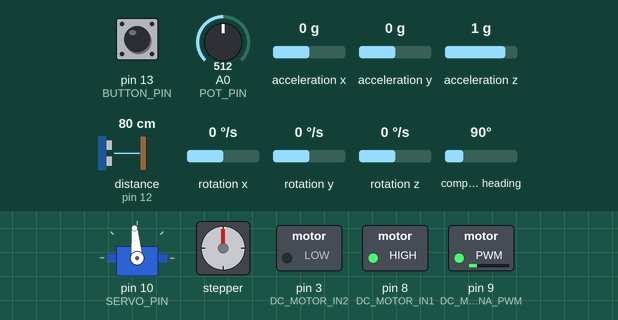
The sketch below on a simulated Arduino Uno, built with avr-gcc and run on an emulated ATmega328P. Shown: servo, stepper motor, switched loads named in the sketch (green lamp = pin HIGH). Wiring (inferred from the names in the program): ultrasonic range finder: trigger pin 11; echo pin 12. Inputs (shaded band) come from the test bench; at power-on: acceleration x 0 g, A0 (POT_PIN) = 512, acceleration y 0 g, distance to the obstacle (sensor on pin 12) 80 cm, pin 13 (BUTTON_PIN) HIGH, acceleration z 1 g, rotation x 0 °/s, rotation y 0 °/s, rotation z 0 °/s, compass heading 90°. The echo pulse lasts 58.3 µs per cm; stepper angles assume 2048 steps per turn; pins used as bus, display or sensor lines are not drawn; what the sketch prints to the serial monitor is not drawn.

Above: at 1.2 s.
1.3 s: acceleration x set to -1.4 g
At 1.76 s:
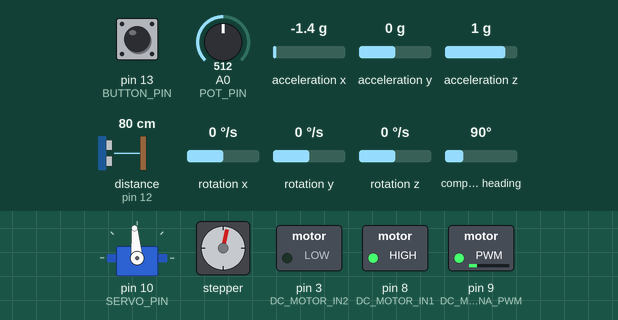
4.3 s: A0 (POT_PIN) set to 992
At 5.2 s:
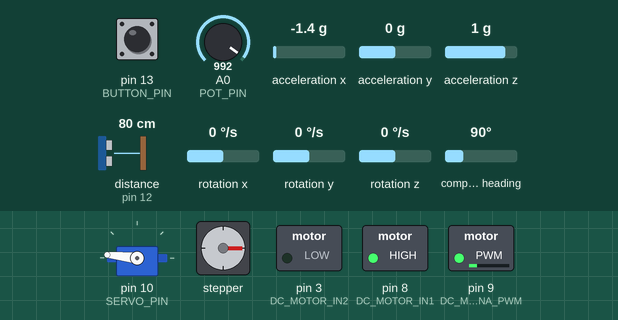
5.8 s: acceleration y set to -1.4 g
At 6.7 s:
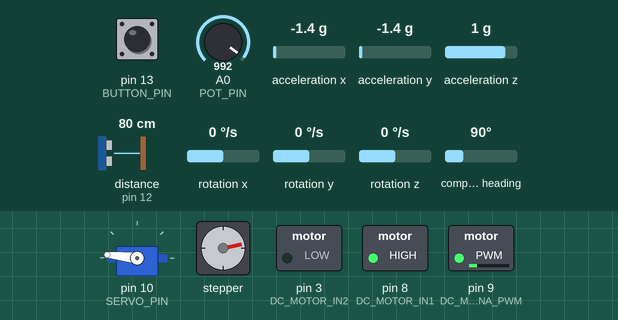
8.8 s: distance to the obstacle (sensor on pin 12) set to 2 cm
At 9.6 s:
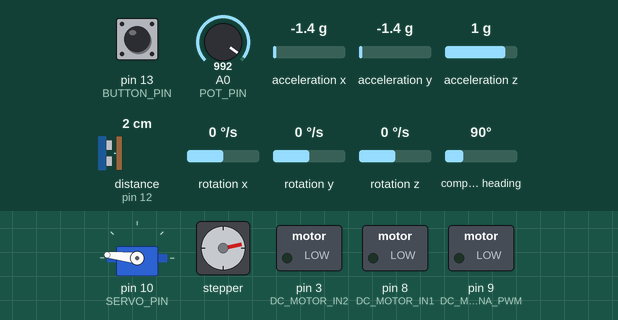
10.3 s: acceleration x set to -0.8 g
At 12.9 s:
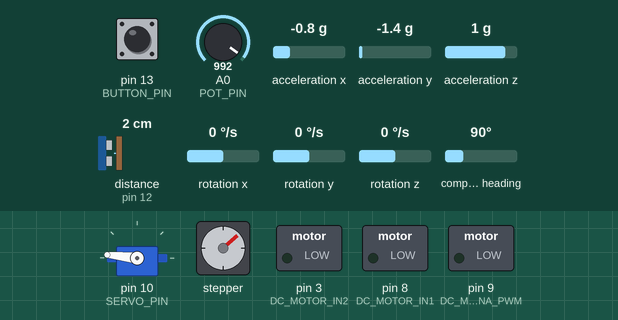
Timing chart, 0 to 14.3 s (numbered marks = the images above; inputs shaded):
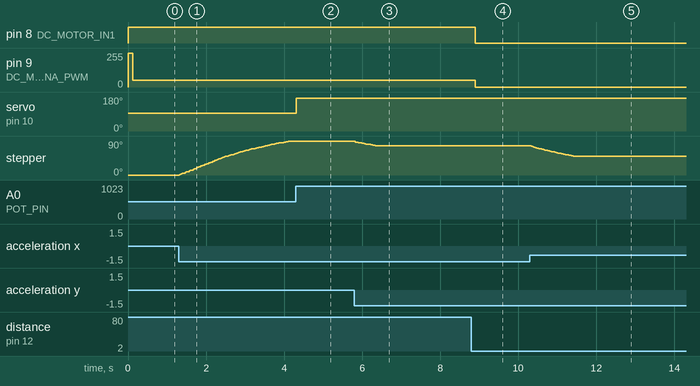

Measured:
- after the input at 1.3 s, stepper: keeps turning clockwise at about 32°/s, starting at once
- after the input at 4.3 s, servo on pin 10 (SERVO_PIN): 95° → 174° at once
- after the input at 5.8 s, stepper: turns 12° counter-clockwise in 0.54 s, starting at once
- after the input at 8.8 s, pin 8 (DC_MOTOR_IN1): HIGH → LOW after 0.10 s; pin 9 (DC_MOTOR_ENA_PWM): 50/255 → 0/255 after 0.10 s
- after the input at 10.3 s, stepper: turns 29° counter-clockwise in 1.2 s, starting at once

The sketch:

main.ino
```cpp
/*
  Sensor-controlled motors + RUN/PAUSE state machine

  Pins:
    Button: D13 (active-low, INPUT_PULLUP)
    Ultrasonic: TRIG=D11, ECHO=D12
    SG90 Servo: D10
    Stepper (28BYJ-48 + ULN2003): D4-D7 (wired to IN1..IN4)

  DC motor via L293D:
    ENA = D9 (PWM)
    IN1 = D8
    IN2 = D3
*/

#include <Wire.h>
#include <MPU9250_asukiaaa.h>
#include <Servo.h>
#include <Stepper.h>
#include <math.h>

#ifndef M_PI
#define M_PI 3.14159265358979323846
#endif

// ---------------------- Pins ----------------------
const int POT_PIN = A0;

// Ultrasonic
const int TRIG_PIN = 11;
const int ECHO_PIN = 12;

// Servo
const int SERVO_PIN = 10;

// Button
const int BUTTON_PIN = 13; // active-low

// Stepper pins D4-D7 wired to ULN2003 IN1..IN4
const int STEPPER_D4_IN1 = 4;
const int STEPPER_D5_IN2 = 5;
const int STEPPER_D6_IN3 = 6;
const int STEPPER_D7_IN4 = 7;

// DC motor pins with L293
const int DC_MOTOR_ENA_PWM = 9; // ENA (PWM)
const int DC_MOTOR_IN1     = 8; // IN1 (direction)
const int DC_MOTOR_IN2     = 3; // IN2 (direction)

// ---------------------- Timing ----------------------
const unsigned long POT_PERIOD_MS = 30;
const unsigned long US_PERIOD_MS  = 100;
const unsigned long IMU_PERIOD_MS = 30;

const unsigned long DEBOUNCE_MS   = 35;

// ---------------------- Servo control ----------------------
Servo servo;
const int SERVO_MIN_ANGLE = 10;
const int SERVO_MAX_ANGLE = 180;
int servoAngleCmd = SERVO_MIN_ANGLE;

// ---------------------- Stepper control ----------------------
const int stepsPerRevolution = 2048;
Stepper myStepper(
  stepsPerRevolution,
  STEPPER_D4_IN1,
  STEPPER_D6_IN3,
  STEPPER_D5_IN2,
  STEPPER_D7_IN4
);

const long STEPPER_POS_LIMIT = stepsPerRevolution / 4;
const int  STEPPER_MAX_STEP_PER_UPDATE = 6;
long stepperPos = 0;
long stepperTargetPos = 0;

// ---------------------- DC motor control ----------------------
int  dcSpeedCmd = 0;
int  lastPrintedDcSpeed = -1;

// ---------------------- MPU9250 ----------------------
MPU9250_asukiaaa imu;

// ---------------------- State machine ----------------------
bool motorsRunning = true;

// Debounce variables
int buttonStable = HIGH;
int buttonLastRead = HIGH;
unsigned long lastDebounceMs = 0;

// ---------------------- Sensor/report timers ----------------------
unsigned long lastPotMs = 0;
unsigned long lastUsMs  = 0;
unsigned long lastImuMs = 0;

float lastUsCm = NAN;

// ---------------------- Helpers ----------------------
float readUltrasonicCm() {
  digitalWrite(TRIG_PIN, LOW);
  delayMicroseconds(2);
  digitalWrite(TRIG_PIN, HIGH);
  delayMicroseconds(10);
  digitalWrite(TRIG_PIN, LOW);

  unsigned long duration = pulseIn(ECHO_PIN, HIGH, 30000UL);
  if (duration == 0) return NAN;

  return (duration * 0.0343f) / 2.0f;
}

int potToServoAngle(int pot) {
  long a = map(pot, 0, 1023, SERVO_MIN_ANGLE, SERVO_MAX_ANGLE);
  if (a < SERVO_MIN_ANGLE) a = SERVO_MIN_ANGLE;
  if (a > SERVO_MAX_ANGLE) a = SERVO_MAX_ANGLE;
  return (int)a;
}

void handleButton(unsigned long now) {
  int raw = digitalRead(BUTTON_PIN);

  if (raw != buttonLastRead) {
    buttonLastRead = raw;
    lastDebounceMs = now;
  }

  if ((now - lastDebounceMs) >= DEBOUNCE_MS && raw != buttonStable) {
    buttonStable = raw;

    if (buttonStable == LOW) {
      motorsRunning = !motorsRunning;
      Serial.print(F("BUTTON,pressed,STATE,"));
      Serial.println(motorsRunning ? F("RUN") : F("PAUSE"));
    }
  }
}

// ---------------------- L293D MOTOR FUNCTIONS ----------------------
void dcMotorClockwise(int speed) {
  digitalWrite(DC_MOTOR_IN1, HIGH);
  digitalWrite(DC_MOTOR_IN2, LOW);
  analogWrite(DC_MOTOR_ENA_PWM, speed);
}

void dcMotorStop() {
  analogWrite(DC_MOTOR_ENA_PWM, 0);
  digitalWrite(DC_MOTOR_IN1, LOW);
  digitalWrite(DC_MOTOR_IN2, LOW);
}

int ultrasonicToDcSpeed(float cm) {
  const float MIN_CM = 2.0f;
  const float MAX_CM = 400.0f;

  if (isnan(cm)) return 255;

  if (cm <= MIN_CM) return 0;
  if (cm >= MAX_CM) return 255;

  float t = (cm - MIN_CM) / (MAX_CM - MIN_CM);
  int s = (int)lroundf(t * 255.0f);
  if (s < 0) s = 0;
  if (s > 255) s = 255;
  return s;
}

void updateDcMotorFromUltrasonic(unsigned long now) {
  dcSpeedCmd = ultrasonicToDcSpeed(lastUsCm);

  if (dcSpeedCmd <= 0) {
    dcMotorStop();
  } else {
    dcMotorClockwise(dcSpeedCmd);
  }

  if (dcSpeedCmd != lastPrintedDcSpeed) {
    lastPrintedDcSpeed = dcSpeedCmd;

    Serial.print(F("DCM,speed,"));
    Serial.print(dcSpeedCmd);
    Serial.print(F(",dir,CW"));
    Serial.print(F(",MOTORS,"));
    Serial.println(motorsRunning ? F("RUN") : F("PAUSE"));
  }
}

// ---------------------- Motor + Sensor Updates ----------------------
void updateMotorsFromSensors(int pot, float pitchDeg) {
  servoAngleCmd = potToServoAngle(pot);
  servo.write(servoAngleCmd);

  const float PITCH_LIMIT_DEG = 45.0f;
  if (pitchDeg >  PITCH_LIMIT_DEG) pitchDeg =  PITCH_LIMIT_DEG;
  if (pitchDeg < -PITCH_LIMIT_DEG) pitchDeg = -PITCH_LIMIT_DEG;

  stepperTargetPos = (long)(pitchDeg * (float)STEPPER_POS_LIMIT / PITCH_LIMIT_DEG);

  long err = stepperTargetPos - stepperPos;
  if (err != 0) {
    int stepCmd = (int)err;
    if (stepCmd >  STEPPER_MAX_STEP_PER_UPDATE) stepCmd =  STEPPER_MAX_STEP_PER_UPDATE;
    if (stepCmd < -STEPPER_MAX_STEP_PER_UPDATE) stepCmd = -STEPPER_MAX_STEP_PER_UPDATE;

    long absErr = labs(err);
    int rpm = 4;
    if (absErr > (STEPPER_POS_LIMIT / 2)) rpm = 12;
    else if (absErr > (STEPPER_POS_LIMIT / 4)) rpm = 9;
    else if (absErr > 40) rpm = 6;

    myStepper.setSpeed(rpm);
    myStepper.step(stepCmd);
    stepperPos += stepCmd;
  }
}

void updateUltrasonic(unsigned long now) {
  if (now - lastUsMs < US_PERIOD_MS) return;
  lastUsMs = now;

  lastUsCm = readUltrasonicCm();

  Serial.print(F("US_CM,"));
  if (isnan(lastUsCm)) Serial.println(F("nan"));
  else Serial.println(lastUsCm, 1);
}

void reportPot(unsigned long now, int pot) {
  if (now - lastPotMs < POT_PERIOD_MS) return;
  lastPotMs = now;

  Serial.print(F("POT,"));
  Serial.print(pot);
  Serial.print(F(",SERVO_CMD,"));
  Serial.print(servoAngleCmd);
  Serial.print(F(",MOTORS,"));
  Serial.println(motorsRunning ? F("RUN") : F("PAUSE"));
}

void reportImu(unsigned long now,
               float ax, float ay, float az,
               float gx, float gy, float gz,
               int mx, int my, int mz,
               float pitchDeg) {
  if (now - lastImuMs < IMU_PERIOD_MS) return;
  lastImuMs = now;

  Serial.print(F("IMU,"));
  Serial.print(ax, 4); Serial.print(',');
  Serial.print(ay, 4); Serial.print(',');
  Serial.print(az, 4); Serial.print(',');
  Serial.print(gx, 4); Serial.print(',');
  Serial.print(gy, 4); Serial.print(',');
  Serial.print(gz, 4); Serial.print(',');
  Serial.print(mx); Serial.print(',');
  Serial.print(my); Serial.print(',');
  Serial.print(mz);

  Serial.print(F(",PITCH_DEG,"));
  Serial.print(pitchDeg, 2);

  Serial.print(F(",STEPPER_TGT,"));
  Serial.print(stepperTargetPos);
  Serial.print(F(",STEPPER_POS,"));
  Serial.print(stepperPos);

  Serial.print(F(",DCM_SPEED,"));
  Serial.print(dcSpeedCmd);
  Serial.print(F(",DCM_DIR,CW"));
}

void setup() {
  Serial.begin(115200);

  pinMode(TRIG_PIN, OUTPUT);
  pinMode(ECHO_PIN, INPUT);

  pinMode(BUTTON_PIN, INPUT_PULLUP);

  // DC motor pins (L293)
  pinMode(DC_MOTOR_ENA_PWM, OUTPUT);
  pinMode(DC_MOTOR_IN1, OUTPUT);
  pinMode(DC_MOTOR_IN2, OUTPUT);
  dcMotorStop();

  // Servo
  servo.attach(SERVO_PIN);
  servo.write(servoAngleCmd);

  // IMU
  Wire.begin();
  imu.setWire(&Wire);
  imu.beginAccel();
  imu.beginGyro();
  imu.beginMag();

  // Stepper baseline
  myStepper.setSpeed(6);

  Serial.println(F("BOOT,servo=pot stepper=imu dc=ultrasound button=run_pause"));
  Serial.println(F("PINS,btn=13 trig=11 echo=12 servo=10 stepper=4-7 dc_l293: ena=9 in1=8 in2=3"));
  Serial.println(F("STATE,RUN"));
}

void loop() {
  unsigned long now = millis();

  handleButton(now);

  int pot = analogRead(POT_PIN);
  updateUltrasonic(now);

  imu.accelUpdate();
  imu.gyroUpdate();
  int magResult = imu.magUpdate();
  if (magResult != 0) {
    imu.beginMag();
    imu.magUpdate();
  }

  float ax = imu.accelX();
  float ay = imu.accelY();
  float az = imu.accelZ();

  float gx = imu.gyroX();
  float gy = imu.gyroY();
  float gz = imu.gyroZ();

  int mx = imu.magX();
  int my = imu.magY();
  int mz = imu.magZ();

  float pitchDeg = atan2f(-ax, sqrtf(ay * ay + az * az)) * 180.0f / (float)M_PI;

  if (motorsRunning) {
    updateMotorsFromSensors(pot, pitchDeg);
    updateDcMotorFromUltrasonic(now);
  }

  reportPot(now, pot);
  reportImu(now, ax, ay, az, gx, gy, gz, mx, my, mz, pitchDeg);
}
```
